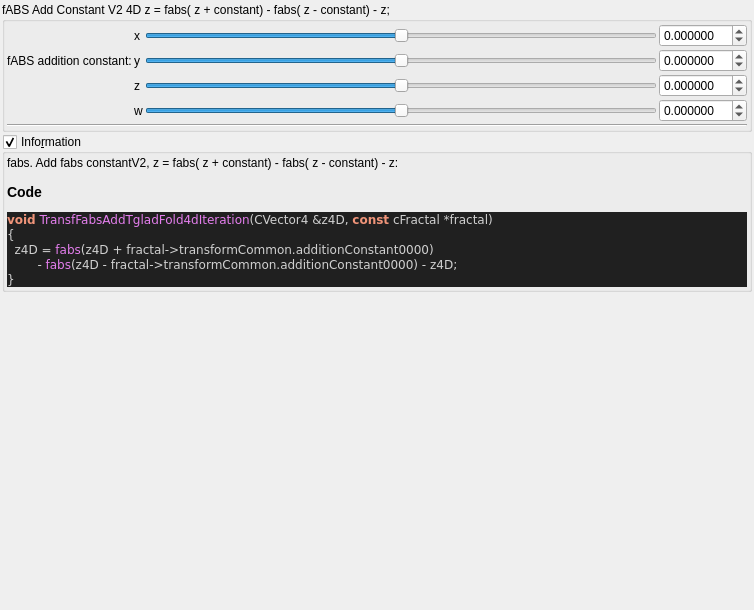
<?xml version="1.0" encoding="UTF-8"?>
<ui version="4.0">
 <class>transf_fabs_add_tglad_fold4d</class>
 <widget class="QWidget" name="Form">
  <property name="geometry">
   <rect>
    <x>0</x>
    <y>0</y>
    <width>754</width>
    <height>610</height>
   </rect>
  </property>
  <property name="windowTitle">
   <string notr="true">transf_fabs_add_tglad_fold4d</string>
  </property>
  <layout class="QVBoxLayout" name="verticalLayout">
   <property name="spacing">
    <number>2</number>
   </property>
   <property name="leftMargin">
    <number>2</number>
   </property>
   <property name="topMargin">
    <number>2</number>
   </property>
   <property name="rightMargin">
    <number>2</number>
   </property>
   <property name="bottomMargin">
    <number>2</number>
   </property>
   <item>
    <widget class="QGroupBox" name="groupBox">
     <property name="title">
      <string>fABS Add Constant V2 4D z = fabs( z + constant) - fabs( z - constant) - z;</string>
     </property>
     <property name="checkable">
      <bool>false</bool>
     </property>
     <layout class="QVBoxLayout" name="verticalLayout_3" stretch="0,0">
      <property name="spacing">
       <number>2</number>
      </property>
      <property name="leftMargin">
       <number>2</number>
      </property>
      <property name="topMargin">
       <number>2</number>
      </property>
      <property name="rightMargin">
       <number>2</number>
      </property>
      <property name="bottomMargin">
       <number>2</number>
      </property>
      <item>
       <layout class="QGridLayout" name="gridLayout_4">
        <property name="spacing">
         <number>2</number>
        </property>
        <item row="3" column="3">
         <widget class="MyDoubleSpinBox" name="spinbox4_transf_addition_constant_0000_w">
          <property name="enabled">
           <bool>true</bool>
          </property>
          <property name="sizePolicy">
           <sizepolicy hsizetype="Minimum" vsizetype="Maximum">
            <horstretch>0</horstretch>
            <verstretch>0</verstretch>
           </sizepolicy>
          </property>
          <property name="decimals">
           <number>6</number>
          </property>
          <property name="minimum">
           <double>-99.989999999999995</double>
          </property>
          <property name="maximum">
           <double>99.989999999999995</double>
          </property>
          <property name="singleStep">
           <double>0.100000000000000</double>
          </property>
         </widget>
        </item>
        <item row="0" column="3">
         <widget class="MyDoubleSpinBox" name="spinbox4_transf_addition_constant_0000_x">
          <property name="enabled">
           <bool>true</bool>
          </property>
          <property name="sizePolicy">
           <sizepolicy hsizetype="Minimum" vsizetype="Maximum">
            <horstretch>0</horstretch>
            <verstretch>0</verstretch>
           </sizepolicy>
          </property>
          <property name="prefix">
           <string/>
          </property>
          <property name="decimals">
           <number>6</number>
          </property>
          <property name="minimum">
           <double>-99.989999999999995</double>
          </property>
          <property name="singleStep">
           <double>0.100000000000000</double>
          </property>
         </widget>
        </item>
        <item row="3" column="1">
         <widget class="QLabel" name="label_26">
          <property name="text">
           <string notr="true">w</string>
          </property>
         </widget>
        </item>
        <item row="1" column="0">
         <widget class="QLabel" name="label_23">
          <property name="text">
           <string>fABS addition constant:</string>
          </property>
         </widget>
        </item>
        <item row="2" column="3">
         <widget class="MyDoubleSpinBox" name="spinbox4_transf_addition_constant_0000_z">
          <property name="enabled">
           <bool>true</bool>
          </property>
          <property name="sizePolicy">
           <sizepolicy hsizetype="Minimum" vsizetype="Maximum">
            <horstretch>0</horstretch>
            <verstretch>0</verstretch>
           </sizepolicy>
          </property>
          <property name="decimals">
           <number>6</number>
          </property>
          <property name="minimum">
           <double>-99.989999999999995</double>
          </property>
          <property name="maximum">
           <double>99.989999999999995</double>
          </property>
          <property name="singleStep">
           <double>0.100000000000000</double>
          </property>
         </widget>
        </item>
        <item row="2" column="2">
         <widget class="QSlider" name="slider4_transf_addition_constant_0000_z">
          <property name="enabled">
           <bool>true</bool>
          </property>
          <property name="sizePolicy">
           <sizepolicy hsizetype="Expanding" vsizetype="Maximum">
            <horstretch>0</horstretch>
            <verstretch>0</verstretch>
           </sizepolicy>
          </property>
          <property name="minimum">
           <number>-5000000</number>
          </property>
          <property name="maximum">
           <number>5000000</number>
          </property>
          <property name="orientation">
           <enum>Qt::Horizontal</enum>
          </property>
         </widget>
        </item>
        <item row="0" column="1">
         <widget class="QLabel" name="label_22">
          <property name="text">
           <string notr="true">x</string>
          </property>
         </widget>
        </item>
        <item row="0" column="2">
         <widget class="QSlider" name="slider4_transf_addition_constant_0000_x">
          <property name="enabled">
           <bool>true</bool>
          </property>
          <property name="sizePolicy">
           <sizepolicy hsizetype="Expanding" vsizetype="Maximum">
            <horstretch>0</horstretch>
            <verstretch>0</verstretch>
           </sizepolicy>
          </property>
          <property name="minimum">
           <number>-5000000</number>
          </property>
          <property name="maximum">
           <number>5000000</number>
          </property>
          <property name="value">
           <number>0</number>
          </property>
          <property name="sliderPosition">
           <number>0</number>
          </property>
          <property name="orientation">
           <enum>Qt::Horizontal</enum>
          </property>
         </widget>
        </item>
        <item row="1" column="1">
         <widget class="QLabel" name="label_25">
          <property name="text">
           <string notr="true">y</string>
          </property>
         </widget>
        </item>
        <item row="1" column="3">
         <widget class="MyDoubleSpinBox" name="spinbox4_transf_addition_constant_0000_y">
          <property name="enabled">
           <bool>true</bool>
          </property>
          <property name="sizePolicy">
           <sizepolicy hsizetype="Minimum" vsizetype="Maximum">
            <horstretch>0</horstretch>
            <verstretch>0</verstretch>
           </sizepolicy>
          </property>
          <property name="decimals">
           <number>6</number>
          </property>
          <property name="minimum">
           <double>-99.989999999999995</double>
          </property>
          <property name="maximum">
           <double>99.989999999999995</double>
          </property>
          <property name="singleStep">
           <double>0.100000000000000</double>
          </property>
         </widget>
        </item>
        <item row="2" column="1">
         <widget class="QLabel" name="label_24">
          <property name="text">
           <string notr="true">z</string>
          </property>
         </widget>
        </item>
        <item row="1" column="2">
         <widget class="QSlider" name="slider4_transf_addition_constant_0000_y">
          <property name="enabled">
           <bool>true</bool>
          </property>
          <property name="sizePolicy">
           <sizepolicy hsizetype="Expanding" vsizetype="Maximum">
            <horstretch>0</horstretch>
            <verstretch>0</verstretch>
           </sizepolicy>
          </property>
          <property name="minimum">
           <number>-5000000</number>
          </property>
          <property name="maximum">
           <number>5000000</number>
          </property>
          <property name="orientation">
           <enum>Qt::Horizontal</enum>
          </property>
         </widget>
        </item>
        <item row="3" column="2">
         <widget class="QSlider" name="slider4_transf_addition_constant_0000_w">
          <property name="enabled">
           <bool>true</bool>
          </property>
          <property name="sizePolicy">
           <sizepolicy hsizetype="Expanding" vsizetype="Maximum">
            <horstretch>0</horstretch>
            <verstretch>0</verstretch>
           </sizepolicy>
          </property>
          <property name="minimum">
           <number>-5000000</number>
          </property>
          <property name="maximum">
           <number>5000000</number>
          </property>
          <property name="orientation">
           <enum>Qt::Horizontal</enum>
          </property>
         </widget>
        </item>
       </layout>
      </item>
      <item>
       <widget class="Line" name="line_6">
        <property name="orientation">
         <enum>Qt::Horizontal</enum>
        </property>
       </widget>
      </item>
     </layout>
    </widget>
   </item>
   <item>
    <widget class="MyGroupBox" name="groupCheck_info">
     <property name="title">
      <string>Info&amp;rmation</string>
     </property>
     <property name="flat">
      <bool>false</bool>
     </property>
     <property name="checkable">
      <bool>true</bool>
     </property>
     <layout class="QVBoxLayout" name="verticalLayout_2">
      <property name="spacing">
       <number>2</number>
      </property>
      <property name="leftMargin">
       <number>2</number>
      </property>
      <property name="topMargin">
       <number>2</number>
      </property>
      <property name="rightMargin">
       <number>2</number>
      </property>
      <property name="bottomMargin">
       <number>2</number>
      </property>
      <item>
       <widget class="QLabel" name="label_code_content">
        <property name="text">
         <string notr="true">&lt;p&gt;fabs.  Add fabs constantV2,  z = fabs( z + constant) - fabs( z - constant) - z:&lt;/p&gt;&lt;table&gt;
&lt;/table&gt;
&lt;h3&gt;Code&lt;/h3&gt;
&lt;body style=&quot;background-color:#202020&quot;&gt;
&lt;pre style=&quot;color:#d0d0d0; background-color:#202020;  font-family:'Courier New',monospace;&quot;&gt;&lt;span style=&quot;color:#f09479; font-weight:bold&quot;&gt;void&lt;/span&gt; &lt;span style=&quot;color:#e47eed&quot;&gt;TransfFabsAddTgladFold4dIteration&lt;/span&gt;&lt;span style=&quot;color:#d0d0d0&quot;&gt;(&lt;/span&gt;CVector4 &lt;span style=&quot;color:#d0d0d0&quot;&gt;&amp;amp;&lt;/span&gt;z4D&lt;span style=&quot;color:#d0d0d0&quot;&gt;,&lt;/span&gt; &lt;span style=&quot;color:#f09479; font-weight:bold&quot;&gt;const&lt;/span&gt; cFractal &lt;span style=&quot;color:#d0d0d0&quot;&gt;*&lt;/span&gt;fractal&lt;span style=&quot;color:#d0d0d0&quot;&gt;)&lt;/span&gt;
&lt;span style=&quot;color:#d0d0d0&quot;&gt;{&lt;/span&gt;
  z4D &lt;span style=&quot;color:#d0d0d0&quot;&gt;=&lt;/span&gt; &lt;span style=&quot;color:#e47eed&quot;&gt;fabs&lt;/span&gt;&lt;span style=&quot;color:#d0d0d0&quot;&gt;(&lt;/span&gt;z4D &lt;span style=&quot;color:#d0d0d0&quot;&gt;+&lt;/span&gt; fractal&lt;span style=&quot;color:#d0d0d0&quot;&gt;-&amp;gt;&lt;/span&gt;transformCommon&lt;span style=&quot;color:#d0d0d0&quot;&gt;.&lt;/span&gt;additionConstant0000&lt;span style=&quot;color:#d0d0d0&quot;&gt;)&lt;/span&gt;
        &lt;span style=&quot;color:#d0d0d0&quot;&gt;-&lt;/span&gt; &lt;span style=&quot;color:#e47eed&quot;&gt;fabs&lt;/span&gt;&lt;span style=&quot;color:#d0d0d0&quot;&gt;(&lt;/span&gt;z4D &lt;span style=&quot;color:#d0d0d0&quot;&gt;-&lt;/span&gt; fractal&lt;span style=&quot;color:#d0d0d0&quot;&gt;-&amp;gt;&lt;/span&gt;transformCommon&lt;span style=&quot;color:#d0d0d0&quot;&gt;.&lt;/span&gt;additionConstant0000&lt;span style=&quot;color:#d0d0d0&quot;&gt;) -&lt;/span&gt; z4D&lt;span style=&quot;color:#d0d0d0&quot;&gt;;&lt;/span&gt;
&lt;span style=&quot;color:#d0d0d0&quot;&gt;}&lt;/span&gt;
&lt;/pre&gt;
&lt;/body&gt;</string>
        </property>
        <property name="wordWrap">
         <bool>true</bool>
        </property>
        <property name="openExternalLinks">
         <bool>true</bool>
        </property>
        <property name="textInteractionFlags">
         <set>Qt::LinksAccessibleByMouse|Qt::TextSelectableByMouse</set>
        </property>
       </widget>
      </item>
     </layout>
    </widget>
   </item>
   <item>
    <spacer name="verticalSpacer">
     <property name="orientation">
      <enum>Qt::Vertical</enum>
     </property>
     <property name="sizeHint" stdset="0">
      <size>
       <width>20</width>
       <height>40</height>
      </size>
     </property>
    </spacer>
   </item>
  </layout>
 </widget>
 <customwidgets>
  <customwidget>
   <class>MyDoubleSpinBox</class>
   <extends>QDoubleSpinBox</extends>
   <header>my_double_spin_box.h</header>
  </customwidget>
  <customwidget>
   <class>MyGroupBox</class>
   <extends>QGroupBox</extends>
   <header>my_group_box.h</header>
   <container>1</container>
  </customwidget>
 </customwidgets>
 <tabstops>
  <tabstop>slider4_transf_addition_constant_0000_x</tabstop>
  <tabstop>spinbox4_transf_addition_constant_0000_x</tabstop>
  <tabstop>slider4_transf_addition_constant_0000_y</tabstop>
  <tabstop>spinbox4_transf_addition_constant_0000_y</tabstop>
  <tabstop>slider4_transf_addition_constant_0000_z</tabstop>
  <tabstop>spinbox4_transf_addition_constant_0000_z</tabstop>
  <tabstop>slider4_transf_addition_constant_0000_w</tabstop>
  <tabstop>spinbox4_transf_addition_constant_0000_w</tabstop>
  <tabstop>groupCheck_info</tabstop>
 </tabstops>
 <resources/>
 <connections/>
</ui>
